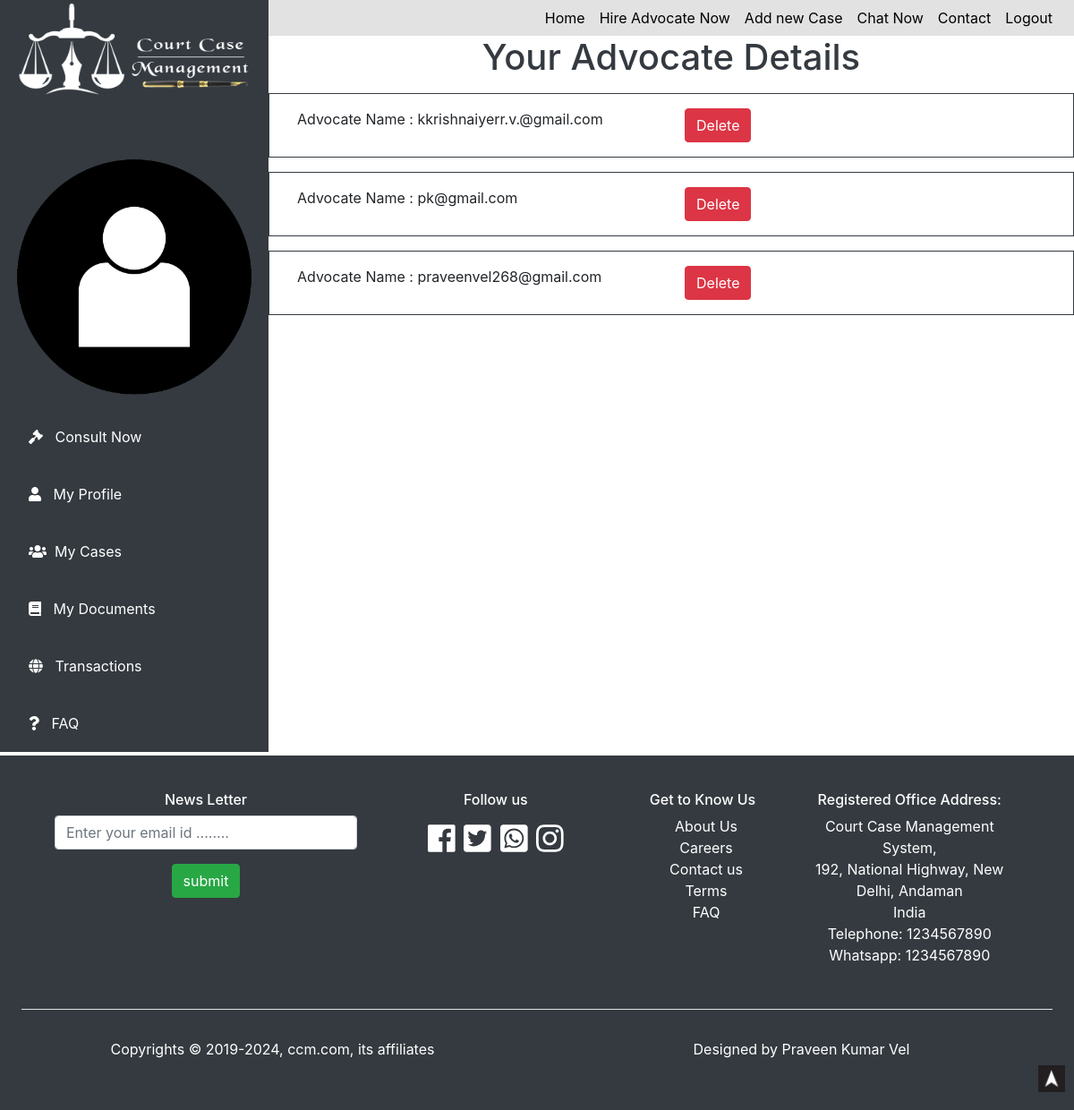
Screenshot of /court/my_advocates.php (signed in) with the database file from the repository.
### tables this page shows
CREATE TABLE `my_advocate` (
  `sno` int(11) NOT NULL,
  `advocate_id` int(11) NOT NULL,
  `case_client_email` text NOT NULL,
  `case_advogate_mail` text NOT NULL
);

### court/my_advocates.php (the view, shortened to what this page needs)
<?php
include("functions.php");
?>
<!DOCTYPE html>
<html lang="en">
<head>
    <link rel="stylesheet" type="text/css" href="css/style.css">
    <link rel=stylesheet href=css/aos.css />
    <link rel="stylesheet" href="https://maxcdn.bootstrapcdn.com/bootstrap/4.0.0/css/bootstrap.min.css">
	<link rel="stylesheet" href="https://cdnjs.cloudflare.com/ajax/libs/font-awesome/4.7.0/css/font-awesome.min.css">
    <link rel="stylesheet" href="https://cdnjs.cloudflare.com/ajax/libs/animate.css/3.7.2/animate.min.css">
</head>
<body>
    <center>
<div id="dashboardfull" class="bg-white row">
    <div id="sidebar" class="sidenav bg-dark">
            <img src="images/logo.png" alt="">
            <img src="images/one.png" style="padding:0px;margin:0px;" alt="">
            <a href="consult_now.php"><i class="fa fa-gavel "> </i>&nbsp;&nbsp; Consult Now</a>
            <a href="user_profile.php"><i class="fa fa-user">  </i> &nbsp;&nbsp;My Profile</a>
            <a href="my_case.php"><i class="fa fa-users">  </i >&nbsp;&nbsp;My Cases</a>
            <a href="my_documents.php"><i class="fas fa-book">  </i> &nbsp;&nbsp;My Documents</a>
            <a href="my_transaction.php"><i class="fa fa-globe">  </i> &nbsp;&nbsp;Transactions</a>
            <a href="faq.php"> <i class="fa fa-question"> </i>&nbsp;&nbsp; FAQ</a>
    </div>
    <div id="dashboard">
    <div id="navbar" class="navbar navbar-expand-md navbar-light sticty-top">
        <div id="navbarRes" class="collapse navbar-collapse">
            <ul class="navbar-nav ml-auto">
               <center><li class="nav-item active"> <a href="user_dashboard.php" class="nav-link">Home</a> </li></center>
               <center><li class="nav-item active"> <a href="hire_lawer.php" class="nav-link">Hire Advocate Now</a> </li></center>
               <center><li class="nav-item active"> <a href="add_new_case.php" class="nav-link">Add new Case</a> </li></center>
               <center><li class="nav-item active"> <a href="chat_now.php" class="nav-link">Chat Now</a> </li></center>
               <center><li class="nav-item active"> <a href="contact.php" class="nav-link">Contact</a> </li></center>
               <center><li class="nav-item active"> <a href="logout.php" class="nav-link">Logout</a> </li></center>
            </ul>
        </div>
    </div>
    <h1 class="text-dark mb-3">Your Advocate Details</h1>
<?php
    $case_client_email = $_SESSION["useremail"];
    $sql_select_hearing = "SELECT * FROM `my_advocate` WHERE `case_client_email`='$case_client_email'";
    $result_hearing = mysqli_query($con,$sql_select_hearing);
    while($data_fetch_upcomeing_hearing=mysqli_fetch_assoc($result_hearing)){
        $advocate_number = $data_fetch_upcomeing_hearing["sno"];
        $advocate_name = $data_fetch_upcomeing_hearing["case_advogate_mail"];
?>
<div class="row container text-left mt-3  border border-dark p-3">
    <div class="col-md">
        Advocate Name : <?php echo $advocate_name; ?>
    </div>
    <div class="col-md">
        <a href="delete_data_of_my_details.php?delete_advocate=<?php echo $advocate_number; ?>" class="btn btn-danger">Delete</a>
    </div>
</div>
<?php  } ?>
</div>
</div>
<div id=footer class="mt-1 p-4 bg-dark text-white col">
<div class="row container">
<div id class="col-xl-4 col-lg-6 col-md-8 col-sm-10 p-3">
<h6 class=text-white>News Letter</h6>
<form action=subscribe_email.php method=post class=form-group>
<input type=email name=emailnews required class="form-control mt-2" placeholder="Enter your email id ........" id>
<input type=submit name=submitnews value=submit class="btn btn-success mt-3"> <br> <br>
</form>
</div>
<div id class="col-xl-3 col-lg-6 col-md-8 col-sm-10 p-3">
<h6 class=text-white>Follow us </h6>
<div id=social>
<a target=_block class=text-white href=#> <i class="fab fa-facebook"></i></a>
<a target=_block class=text-white href=#> <i class="fab fa-twitter-square"></i></a>
<a target=_block class=text-white href=#> <i class="fab fa-whatsapp-square"></i></a>
<a target=_block class=text-white href=#> <i class="fab fa-instagram"></i></a><span></div>
</div>
<div id class="col-xl-2 col-lg-6 col-md-8 col-sm-10 p-3">
<h6 class=text-white> Get to Know Us </h6>
<div class=ml-2>
<a target=_block href=about.php class=text-white>About Us </a> <br>
<a target=_block href=career.php class=text-white>Careers</a> <br>
<a target=_block href=contact.php class=text-white>Contact us</a> <br>
<a target=_block href=tems_conditions.php class=text-white>Terms</a> <br>
<a target=_block href=faq.php class=text-white>FAQ</a> <br>
</div>
</div>
<div id class="col-xl-3 col-lg-6 col-md-8 col-sm-10 p-3">
<h6 class=text-white>Registered Office Address: </h6>
<p class=text-white>
Court Case Management System,<br>
</b> 192, National Highway,
New Delhi, Andaman<br>
India<br>
Telephone: 1234567890<br/>
Whatsapp: 1234567890
</p>
</div>
</div>
<hr class=bg-white>
<div class=row>
<div id class="col-md p-3">
<p> Copyrights &copy; 2019-<?php echo date("Y") ?>, ccm.com, its affiliates</p>
</div>
<div id class="col-md p-3 text-center">
<p> Designed by Praveen Kumar Vel</p>
</div>
</div>
</div>
</body>
</html>
<div id=topbtn>
<a href=#header> <img src=images/top.png alt=topicon></a>
</div>

### court/css/style.css (style rules this page uses)
* { margin: 0px; padding: 0px; }
#topbtn { height: 30px; width: 30px; bottom: 20px; right: 10px; background-color: pink; position: fixed; }
#topbtn img { height: 100%; width: 100%; object-fit: cover; }
#navbar { background-color: #e2e2e2; }
#navbar a { color: #000 !important; }
.navbar { height: 40px; width: 100%; }
.navbar ul li a { transition: 1s; color: #fff !important; }
#social { font-size: 35px; }
#dashboardfull { width: 100%; height: auto; background: #000; }
#sidebar { width: 13%; background: #000; height: 100%; }
#dashboard { width: 87%; background: #fff; height: 100%; }
#sidebar a { width: 100%; }
.sidenav a { padding: 8px 8px 8px 32px; text-decoration: none; font-size: 16px; color: #ffffff; display: block; transition: 0.3s; padding-top: 20px; padding-bottom: 20px; text-align: left; }
#sidebar img { width: 100%; margin-bottom: 50px; }
@media screen and (min-width:769px) and (max-width:1200px) { #sidebar { width: 25%; background: #000; height: 100%; } }
@media screen and (min-width:769px) and (max-width:1200px) { #dashboard { width: 75%; background: #fff; height: 100%; } }

### rows the page displays
my_advocate: case_advogate_mail "kkrishnaiyerr.v.@gmail.com"
my_advocate: case_advogate_mail "pk@gmail.com"
my_advocate: case_advogate_mail "praveenvel268@gmail.com"
